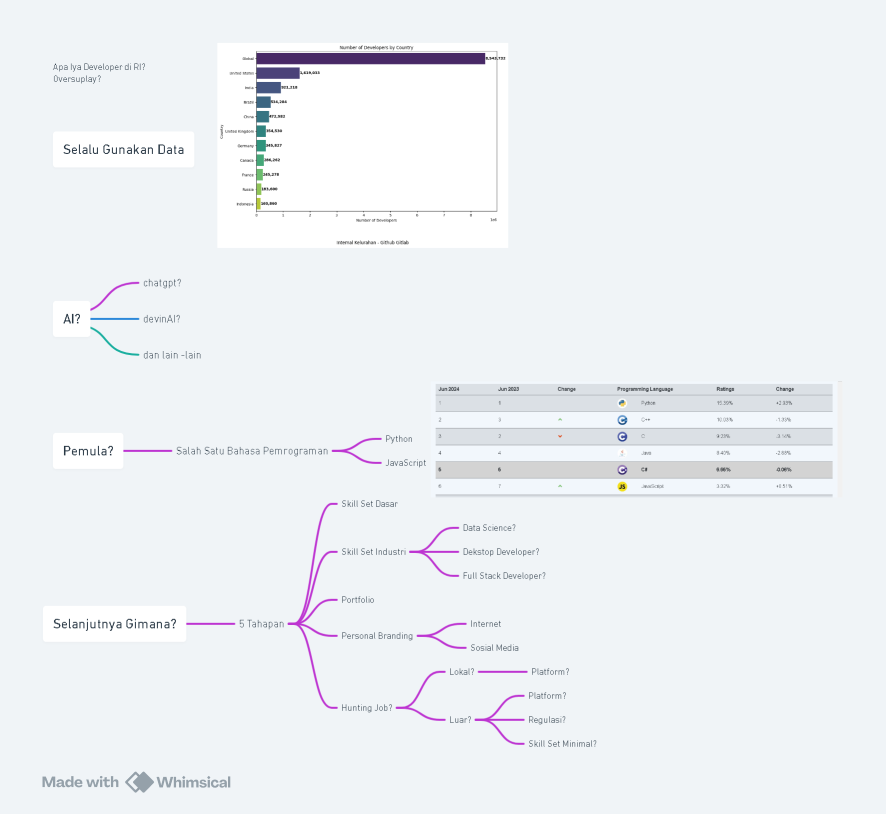
#> input picture gambar.png, 1771 x 1628 px (shown at 1/2 size)
$ python pil.py
#> lines starting #> are read from the running program, lines starting #| are printed output that depends on the picture
from PIL import Image, ImageFilter

# Open Image
img = Image.open('gambar.png')
#> img is the input picture: PIL image 1771x1628 RGBA; mean R, G, B, A 238.1, 241.3, 244.9, 255

print(f"format : {img.format}, ukuran:{img.size}, Mode:{img.mode}")
#| format : PNG, ukuran:(1771, 1628), Mode:RGBA

resized_image = img.resize((300,200))
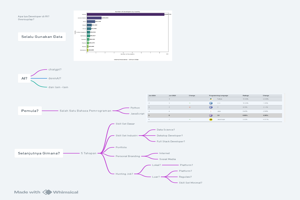
#> resized_image: PIL image 300x200 RGBA; mean R, G, B, A 238.1, 241.3, 244.8, 255
resized_image.save('example_resized.png')
print(f"format : {resized_image.format}, ukuran:{resized_image.size}, Mode:{resized_image.mode}")
#| format : None, ukuran:(300, 200), Mode:RGBA

img.save('example_image.png')

blurred_image = img.filter(ImageFilter.BLUR)
blurred_image.save('example_blurred.png')

img.close()
